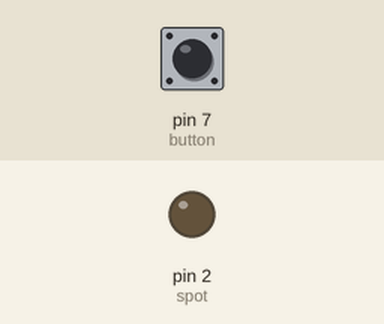
This sketch was run on a simulated Arduino Uno, built with avr-gcc and run on an emulated ATmega328P. Parts: output pins drawn as LEDs (lit = HIGH). The inputs (shaded band) are chosen by the test bench; at power-on: pin 7 (button) LOW.

Above: at 1.2 s.
1.3 s: pin 7 (button) pulled HIGH for 0.15 s
At 1.37 s:
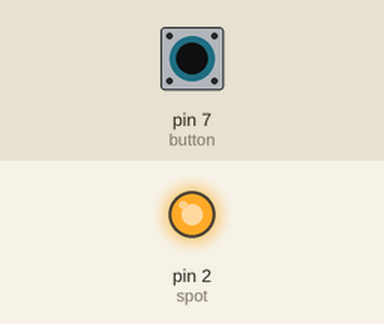
2.9 s: pin 7 (button) pulled HIGH for 3.2 s
At 6.8 s:
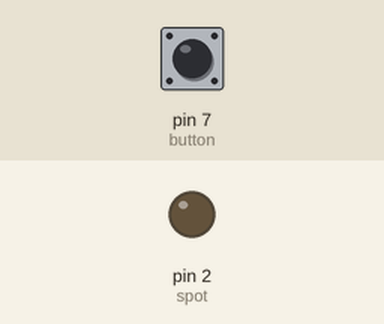
Timing chart, 0 to 8.3 s (numbered marks = the images above; inputs shaded):
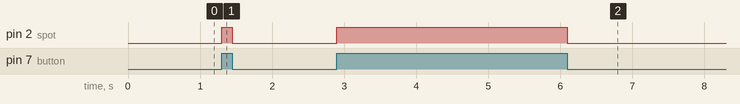

Measured:
- after the input at 1.3 s, pin 2 (spot): LOW → HIGH at once, → LOW 0.15 s later
- after the input at 2.9 s, pin 2 (spot): LOW → HIGH at once, → LOW 3.2 s later

The sketch:

Digital_funtions.ino
```cpp
int button = 7;
int spot = 2;
void setup() {
  // put your setup code here, to run once:

Serial.begin(9600);
pinMode(spot, OUTPUT);
}

void loop() {
  // put your main code here, to run repeatedly:
int x=(digitalRead(button));
if (x==HIGH){
digitalWrite(spot, HIGH);
}
else{
  digitalWrite(spot,LOW);
}
}
```
